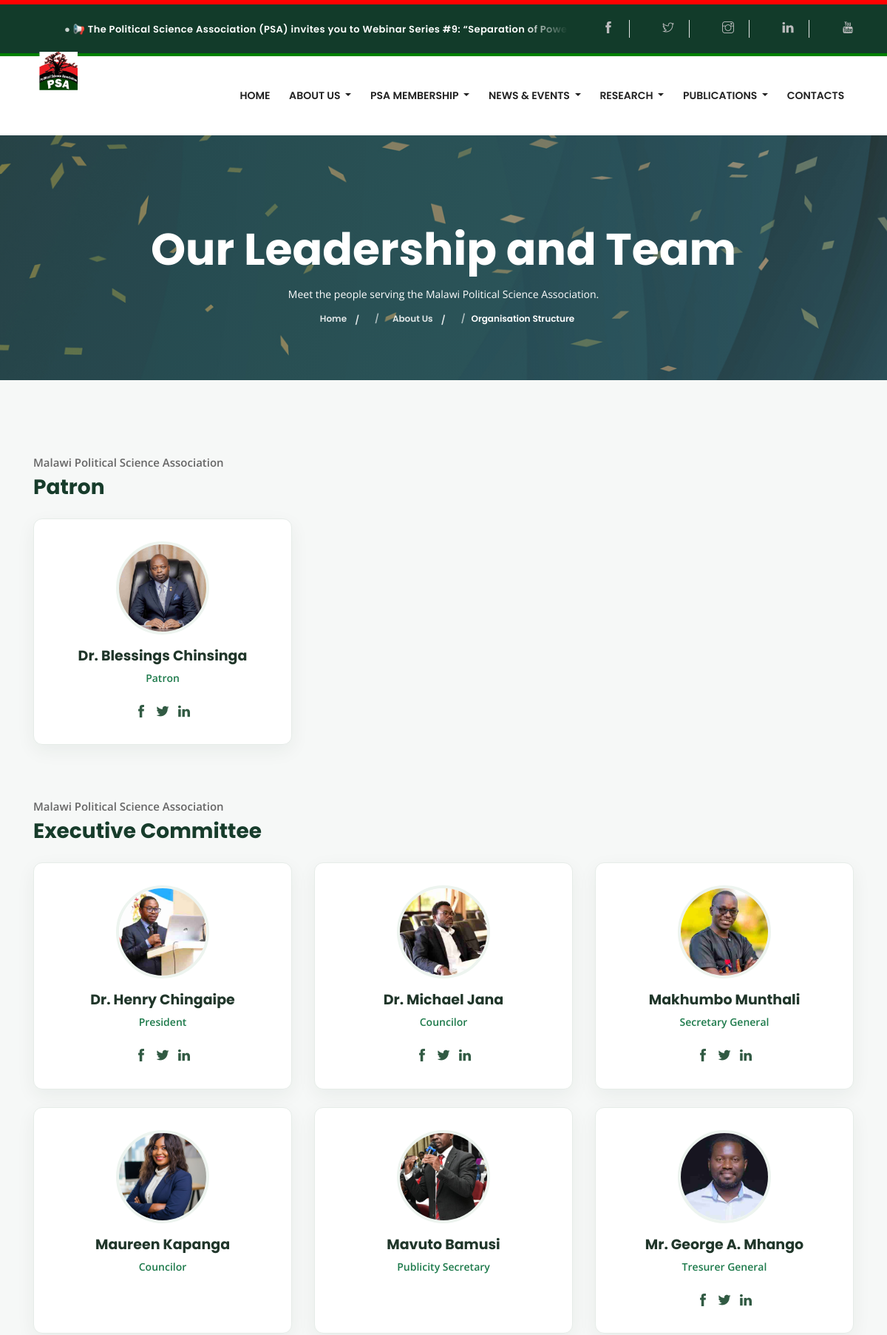
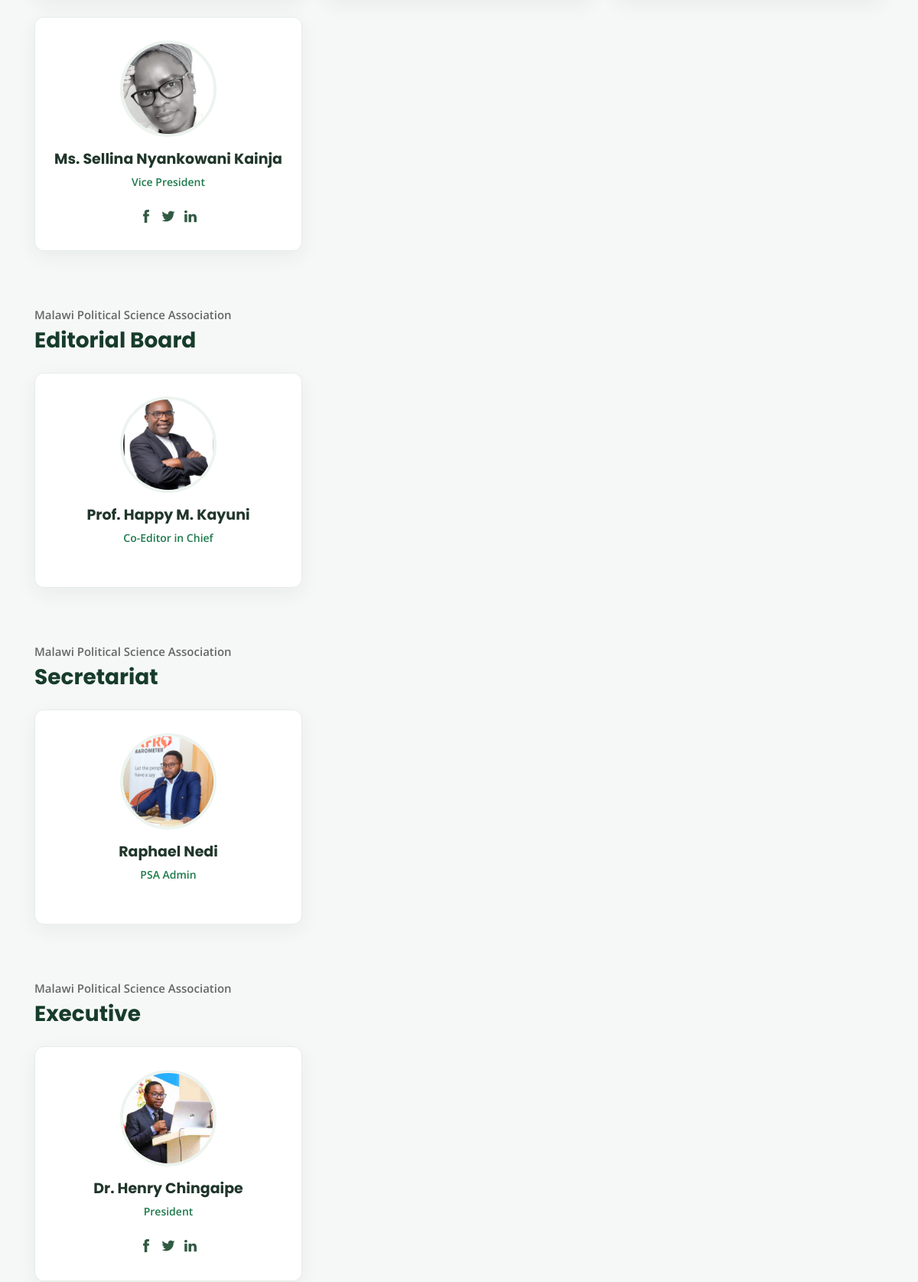
The app's page /team.php (upper part) with its own data (2 pictures, top to bottom).
### tables this page shows
CREATE TABLE `quick_announcements` (
  `id` int NOT NULL,
  `message` text NOT NULL,
  `link_url` varchar(500) DEFAULT NULL,
  `is_active` tinyint(1) DEFAULT '1',
  `created_at` timestamp NULL DEFAULT CURRENT_TIMESTAMP,
  `updated_at` timestamp NULL DEFAULT CURRENT_TIMESTAMP ON UPDATE CURRENT_TIMESTAMP
);

CREATE TABLE `team_members` (
  `id` int NOT NULL,
  `name` varchar(100) DEFAULT NULL,
  `position` varchar(100) DEFAULT NULL,
  `category` varchar(100) NOT NULL,
  `image` varchar(255) NOT NULL,
  `facebook` varchar(255) NOT NULL,
  `twitter` varchar(255) NOT NULL,
  `linkedin` varchar(255) NOT NULL,
  `google` varchar(255) NOT NULL,
  `bio` text,
  `photo` varchar(255) DEFAULT NULL,
  `created_at` timestamp NULL DEFAULT CURRENT_TIMESTAMP,
  `status` enum('active','inactive') DEFAULT 'active',
  `ordering` int DEFAULT '0'
);

### team.php (the view, shortened to what this page needs)
<?php
include 'includes/db.php';
$result = $conn->query('SELECT * FROM team_members ORDER BY category ASC, name ASC, id ASC');
$membersByCategory = [];
$categoryLabels = [
    'Patron' => 'Patron',
    'Members of the Executive' => 'Executive Committee',
    'Editorial Team' => 'Editorial Board',
    'Secretariat' => 'Secretariat',
    'Secretariate' => 'Secretariat',
    'executive' => 'Executive Committee',
    'board' => 'Board',
    'staff' => 'Secretariat',
    'other' => 'Other',
];
while ($member = $result->fetch_assoc()) {
    $category = trim((string)($member['category'] ?? 'Other'));
    $membersByCategory[$category][] = $member;
}
$orderedCategories = ['Patron', 'Members of the Executive', 'executive', 'board', 'Editorial Team', 'Secretariat', 'Secretariate', 'staff', 'Other', 'other'];
$categoryKeys = array_merge(
    array_values(array_filter($orderedCategories, static function ($category) use ($membersByCategory) {
        return isset($membersByCategory[$category]);
    })),
    array_values(array_diff(array_keys($membersByCategory), $orderedCategories))
);
include 'includes/header.php';
?>
<section class="team-section section">
    <div class="container">
        <?php if (!$membersByCategory): ?>
            <div class="alert alert-info text-center">Team profiles will be published here soon.</div>
        <?php else: ?>
            <?php foreach ($categoryKeys as $category): ?>
                <section class="team-category mb-5" aria-labelledby="team-category-<?= (int)array_search($category, $categoryKeys, true) ?>">
                    <div class="team-section-heading">
                        <span class="section-title-sm">Malawi Political Science Association</span>
                        <h2 class="team-category-title" id="team-category-<?= (int)array_search($category, $categoryKeys, true) ?>">
                            <?= htmlspecialchars($categoryLabels[$category] ?? $category, ENT_QUOTES, 'UTF-8') ?>
                        </h2>
                    </div>
                    <div class="row">
                        <?php foreach ($membersByCategory[$category] as $member): ?>
                            <?php
                            $name = (string)($member['name'] ?? '');
                            $image = basename(str_replace('\\', '/', (string)($member['image'] ?? '')));
                            $imagePath = $image !== '' ? 'uploads/team/' . rawurlencode($image) : '';
                            ?>
                            <div class="col-sm-6 col-lg-4 mb-4">
                                <article class="team-card h-100">
                                    <?php if ($imagePath !== ''): ?>
                                        <img src="<?= htmlspecialchars($imagePath, ENT_QUOTES, 'UTF-8') ?>" alt="<?= htmlspecialchars($name, ENT_QUOTES, 'UTF-8') ?>" class="team-avatar" loading="lazy">
                                    <?php else: ?>
                                        <div class="team-avatar team-avatar-placeholder" aria-hidden="true"><?= htmlspecialchars(mb_strtoupper(mb_substr($name, 0, 1)), ENT_QUOTES, 'UTF-8') ?></div>
                                    <?php endif; ?>
                                    <h3><?= htmlspecialchars($name, ENT_QUOTES, 'UTF-8') ?></h3>
                                    <p class="team-position"><?= htmlspecialchars((string)($member['position'] ?? ''), ENT_QUOTES, 'UTF-8') ?></p>
                                    <div class="team-social">
                                        <?php foreach (['facebook' => 'Facebook', 'twitter' => 'X', 'linkedin' => 'LinkedIn'] as $field => $label): ?>
                                            <?php
                                            $socialUrl = trim((string)($member[$field] ?? ''));
                                            $socialScheme = strtolower((string)parse_url($socialUrl, PHP_URL_SCHEME));
                                            ?>
                                            <?php if ($socialUrl !== '' && in_array($socialScheme, ['http', 'https'], true)): ?>
                                                <a href="<?= htmlspecialchars($socialUrl, ENT_QUOTES, 'UTF-8') ?>" target="_blank" rel="noopener noreferrer" aria-label="<?= $label ?> profile for <?= htmlspecialchars($name, ENT_QUOTES, 'UTF-8') ?>">
                                                    <i class="ti-<?= $field === 'twitter' ? 'twitter-alt' : $field ?>" aria-hidden="true"></i>
                                                </a>
                                            <?php endif; ?>
                                        <?php endforeach; ?>
                                    </div>
                                </article>
                            </div>
                        <?php endforeach; ?>
                    </div>
                </section>
            <?php endforeach; ?>
        <?php endif; ?>
    </div>
</section>
<?php include 'includes/footer.php'; ?>

### includes/header.php (shortened to what this page needs)
<?php
require_once __DIR__ . '/page_title.php';
$scriptDirectory = str_replace('\\', '/', dirname($_SERVER['SCRIPT_NAME'] ?? '/'));
$siteBasePath = ($scriptDirectory === '/' || $scriptDirectory === '.')
    ? ''
    : rtrim($scriptDirectory, '/');
if (!function_exists('sitePath')) {
    function sitePath($path = '') {
        global $siteBasePath;
        return $siteBasePath . '/' . ltrim((string)$path, '/');
    }
}
require_once __DIR__ . '/db.php';
$announcement = null;
try {
    if ($conn->connect_errno === 0) {
        $result = $conn->query("SELECT message, link_url, is_active FROM quick_announcements WHERE is_active = 1 LIMIT 1");
        if ($result) {
            $announcement = $result->fetch_assoc();
        }
    }
} catch (Exception $e) {
}
?>
<!DOCTYPE html>
<html lang="en">
<head>
  <link rel="stylesheet" href="plugins/bootstrap/bootstrap.min.css">
  <link rel="stylesheet" href="plugins/magnific-popup/magnific-popup.css">
  <link rel="stylesheet" href="plugins/slick/slick.css">
  <link rel="stylesheet" href="plugins/slick/slick-theme.css">
  <link rel="stylesheet" href="plugins/themify-icons/themify-icons.css">
  <link rel="stylesheet" href="plugins/animate/animate.css">
  <link rel="stylesheet" href="plugins/aos/aos.css">
  <link rel="stylesheet" href="plugins/swiper/swiper.min.css">
  <link href="css/style.css" rel="stylesheet">
</head>
<body>
<header>
<div class="top-header">
  <div class="container top-bar">
    <div class="news-ticker">
      <div class="ticker-wrap">
        <div class="ticker">
          <?php
            $announcementMessage = !empty($announcement['message'])
                ? $announcement['message']
                : '2026 PSA Biennial Conference: follow the latest news and announcements.';
            $announcementLink = trim($announcement['link_url'] ?? '');
            $announcementScheme = strtolower((string)parse_url($announcementLink, PHP_URL_SCHEME));
            $safeAnnouncementLink = ($announcementLink !== '' && strpos($announcementLink, '//') !== 0 && in_array($announcementScheme, ['', 'http', 'https'], true))
                ? $announcementLink
                : '';
          ?>
          <span class="ticker-item">
            <?php if ($safeAnnouncementLink !== ''): ?>
              <a href="<?= htmlspecialchars($safeAnnouncementLink, ENT_QUOTES, 'UTF-8') ?>"<?= $announcementScheme !== '' ? ' target="_blank" rel="noopener noreferrer"' : '' ?>>
                <span aria-hidden="true">●</span> <?= htmlspecialchars($announcementMessage, ENT_QUOTES, 'UTF-8') ?>
              </a>
            <?php else: ?>
              <span class="ticker-message"><span aria-hidden="true">●</span> <?= htmlspecialchars($announcementMessage, ENT_QUOTES, 'UTF-8') ?></span>
            <?php endif; ?>
          </span>
        </div>
      </div>
    </div>
    <ul class="social-icons list-inline mb-0">
      <li class="list-inline-item">
        <a href="https://facebook.com/psamw" target="_blank" rel="noopener noreferrer">
          <i class="ti-facebook"></i>
        </a>
      </li>
      <li class="list-inline-item">
        <a href="https://x.com/psa_mw" target="_blank" rel="noopener noreferrer">
          <i class="ti-twitter"></i>
        </a>
      </li>
      <li class="list-inline-item">
        <a href="https://instagram.com/malawipsa" target="_blank" rel="noopener noreferrer">
          <i class="ti-instagram"></i>
        </a>
      </li>
      <li class="list-inline-item">
        <a href="https://linkedin.com/company/political-science-association-mw" target="_blank" rel="noopener noreferrer">
          <i class="ti-linkedin"></i>
        </a>
      </li>
      <li class="list-inline-item">
        <a href="https://youtube.com/@PoliticalScienceAssociation-26" target="_blank" rel="noopener noreferrer">
          <i class="ti-youtube"></i>
        </a>
      </li>
    </ul>
  </div>
</div>
    <div class="navigation">
        <div class="container">
            <nav class="navbar navbar-expand-lg navbar-light bg-light">
                <a class="navbar-brand psa-brand" href="<?= htmlspecialchars(sitePath(''), ENT_QUOTES | ENT_SUBSTITUTE, 'UTF-8') ?>" aria-label="Malawi Political Science Association home">
                    <img src="images/logo.png" alt="Malawi Political Science Association logo">
                </a>
                <div class="collapse navbar-collapse" id="navbarSupportedContent">
                    <ul class="navbar-nav ml-auto">
                        <li class="nav-item dropdown">
                            <a class="nav-link" href="psa.php" role="" data-toggle="" aria-haspopup="true"
                                aria-expanded="false">
                                Home
                            </a>
                        </li>
                        <li class="nav-item dropdown">
                            <a class="nav-link dropdown-toggle" href="#" role="button" data-toggle="dropdown" aria-haspopup="true"
                                aria-expanded="false">
                                About Us
                            </a>
                        </li>
                        <li class="nav-item dropdown">
                            <a class="nav-link dropdown-toggle" href="#" role="button" data-toggle="dropdown" aria-haspopup="true"
                                aria-expanded="false">
                                PSA Membership
                            </a>
                        </li>
                        <li class="nav-item dropdown">
                            <a class="nav-link dropdown-toggle"  role="button" data-toggle="dropdown" aria-haspopup="true"
                                aria-expanded="false">
                                News & Events
                            </a>
                        </li>
                        <li class="nav-item dropdown">
                            <a class="nav-link dropdown-toggle" href="#" role="button" data-toggle="dropdown" aria-haspopup="true"
                                aria-expanded="false">
                              Research
                            </a>
                        </li>
                        <li class="nav-item dropdown">
                            <a class="nav-link dropdown-toggle" href="" role="button" data-toggle="dropdown" aria-haspopup="true"
                                aria-expanded="false">
                                Publications
                            </a>
                        </li>
                        <li class="nav-item">
                            <a class="nav-link" href="<?= htmlspecialchars(sitePath('contact'), ENT_QUOTES | ENT_SUBSTITUTE, 'UTF-8') ?>">Contacts</a>
                        </li>
                    </ul>
                </div>
            </nav>
        </div>
    </div>
</header>

### css/style.css (style rules this page uses)
body { font-family: "Poppins", sans-serif; font-weight: 400; -webkit-font-smoothing: antialiased; font-size: 15px; }
p, .paragraph { font-weight: 400; color: #666; font-size: 14px; line-height: 25px; font-family: "Open Sans", sans-serif; }
h1, h2, h3, h4, h5, h6 { color: #222; font-weight: 500; font-family: "Poppins", sans-serif; }
h2, .h2 { font-size: 36px; }
h3, .h3 { font-size: 30px; }
body { background-color: #fff; overflow-x: hidden; }
ol, ul { list-style-type: none; margin: 0px; }
img { vertical-align: middle; border: 0; }
a, a:hover, a:focus { text-decoration: none; }
a { transition: 0.2s ease; }
a, button { cursor: pointer; }
.section { padding: 100px 0; }
.section-title-sm { margin-bottom: 10px; font-family: "Open Sans", sans-serif; font-weight: 600; color: #666; }
.top-header { border-top: 6px solid red; background: black; border-bottom: 4px solid green; }
.top-header ul li { margin: 15px 0; }
.top-header ul li a { display: inline-block; padding: 0 20px; border-right: 1px solid #e5e5e5; color: #bcbcbd; }
.top-header ul li:last-child a { padding-right: 0; border-right: 0; }
.navigation .navbar { padding: 0; background: #fff !important; position: relative; }
.navigation .navbar-brand { position: absolute; left: 0; top: 35px; height: 0px; width: 0px; background: #fff; text-align: center; box-shadow: 0px 5px 10px 0px rgba(0, 0, 0, 0.1); z-index: 9; }
.navigation .navbar-brand img { position: relative; top: 50%; transform: translateY(-50%); }
.navigation .navbar .nav-item { padding: 28px 0; }
.navigation .navbar .nav-item .nav-link { padding: 15px 10px; font-family: "Poppins", sans-serif; font-weight: 600; color: #222; text-transform: uppercase; transition: 0.2s ease; font-size: 14px; }
.top-header { background: #123b2a; }
.news-ticker::before { background: linear-gradient(to right, #123b2a 0%, transparent 100%); }
.news-ticker::after { background: linear-gradient(to left, #123b2a 0%, transparent 100%); }
.ticker-message { display: inline-block; padding: 0 42px; color: #fff; font-size: 13px; font-weight: 600; letter-spacing: .03em; }
.psa-brand { position: static !important; display: flex; flex: 0 0 auto; align-items: center; justify-content: center; width: auto !important; height: auto !important; min-height: 82px; margin: 0 16px 0 0; padding: 8px 0; background: transparent !important; box-shadow: none !important; }
.navigation .navbar .navbar-brand.psa-brand img { position: static; }
.psa-brand img { display: block; width: auto; max-width: min(180px, 42vw); max-height: 68px; object-fit: contain; transform: none; }
.navigation .navbar .navbar-collapse { justify-content: flex-end; }
.navigation .navbar { min-height: 92px; background: #fff !important; }
.navigation .nav-link { color: #263b32; font-weight: 600; padding-left: .8rem !important; padding-right: .8rem !important; }
.team-section { background: #f6f8f7; }
.team-section-heading { margin-bottom: 26px; }
.team-category-title { margin: 4px 0 0; color: #173c2b; font-size: 28px; font-weight: 700; }
.team-card { display: flex; flex-direction: column; align-items: center; padding: 30px 24px; border: 1px solid #e6ece8; border-radius: 12px; background: #fff; box-shadow: 0 8px 26px rgba(24, 55, 39, .06); text-align: center; transition: transform .2s ease, box-shadow .2s ease; }
.team-avatar { width: 126px; height: 126px; margin-bottom: 18px; border: 4px solid #edf4ef; border-radius: 50%; object-fit: cover; }
.team-card h3 { margin: 0 0 5px; color: #20362a; font-size: 19px; font-weight: 700; }
.team-position { margin-bottom: 12px; color: #1d7a4b; font-weight: 600; }
.team-social { display: flex; gap: 12px; margin-top: auto; padding-top: 10px; }
.team-social a { color: #315a43; font-size: 17px; }

### records on screen
quick_announcements: message "📢 The Political Science Association (PSA) invites you to Webinar Series #9: “Separation of…"
team_members: category "Patron", category "Executive Committee", category "Editorial Board", category "Secretariat", image (picture), name "Raphael Nedi", position "PSA Admin", category "Executive"
team_members: image (picture), name "Dr. Blessings Chinsinga", position "Patron"
team_members: image (picture), name "Dr. Henry Chingaipe", position "President"
team_members: image (picture), name "Dr. Michael Jana", position "Councilor"
team_members: image (picture), name "Makhumbo Munthali", position "Secretary General"
team_members: image (picture), name "Maureen Kapanga", position "Councilor"
team_members: image (picture), name "Mavuto Bamusi", position "Publicity Secretary"
team_members: image (picture), name "Mr. George A. Mhango", position "Tresurer General"
team_members: image (picture), name "Ms. Sellina Nyankowani Kainja", position "Vice President"
team_members: image (picture), name "Prof. Happy M. Kayuni", position "Co-Editor in Chief"
team_members: image (picture), name "Dr. Henry Chingaipe", position "President"

### other values on screen
$safeTitle "Our Leadership and Team"
$description "Meet the people serving the Malawi Political Science Association."
$label "Home"
$label "About Us"
$label "Organisation Structure"
